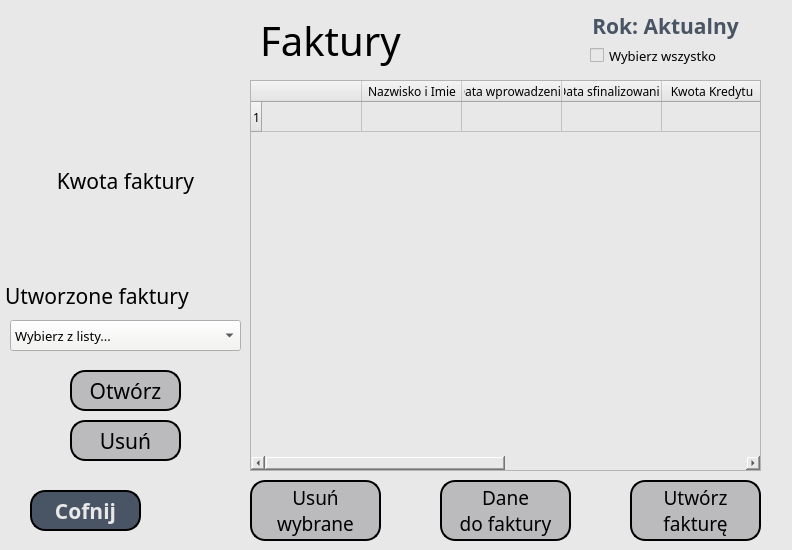
<?xml version="1.0" encoding="UTF-8"?>
<ui version="4.0">
 <class>Dialog</class>
 <widget class="QDialog" name="Dialog">
  <property name="geometry">
   <rect>
    <x>0</x>
    <y>0</y>
    <width>792</width>
    <height>550</height>
   </rect>
  </property>
  <property name="windowTitle">
   <string>Dialog</string>
  </property>
  <property name="styleSheet">
   <string notr="true">background-color: rgb(232, 232, 232);</string>
  </property>
  <widget class="QTableWidget" name="tableWidget">
   <property name="geometry">
    <rect>
     <x>250</x>
     <y>80</y>
     <width>511</width>
     <height>391</height>
    </rect>
   </property>
   <property name="font">
    <font>
     <family>Artifakt Element</family>
    </font>
   </property>
   <property name="editTriggers">
    <set>QAbstractItemView::NoEditTriggers</set>
   </property>
   <row>
    <property name="text">
     <string>1</string>
    </property>
    <property name="font">
     <font>
      <family>Artifakt Element</family>
     </font>
    </property>
   </row>
   <column>
    <property name="text">
     <string/>
    </property>
    <property name="font">
     <font>
      <family>Artifakt Element</family>
     </font>
    </property>
   </column>
   <column>
    <property name="text">
     <string>Nazwisko i Imie</string>
    </property>
    <property name="font">
     <font>
      <family>Artifakt Element</family>
     </font>
    </property>
   </column>
   <column>
    <property name="text">
     <string>Data wprowadzenia</string>
    </property>
    <property name="font">
     <font>
      <family>Artifakt Element</family>
     </font>
    </property>
   </column>
   <column>
    <property name="text">
     <string>Data sfinalizowania</string>
    </property>
    <property name="font">
     <font>
      <family>Artifakt Element</family>
     </font>
    </property>
   </column>
   <column>
    <property name="text">
     <string>Kwota Kredytu</string>
    </property>
    <property name="font">
     <font>
      <family>Artifakt Element</family>
     </font>
    </property>
   </column>
   <column>
    <property name="text">
     <string>Wynagrodzenie</string>
    </property>
    <property name="font">
     <font>
      <family>Artifakt Element</family>
     </font>
    </property>
   </column>
   <column>
    <property name="text">
     <string>Bank</string>
    </property>
    <property name="font">
     <font>
      <family>Artifakt Element</family>
     </font>
    </property>
   </column>
   <column>
    <property name="text">
     <string>Prowizja</string>
    </property>
    <property name="font">
     <font>
      <family>Artifakt Element</family>
     </font>
    </property>
   </column>
   <item row="0" column="1">
    <property name="text">
     <string/>
    </property>
    <property name="flags">
     <set>ItemIsEditable</set>
    </property>
   </item>
   <item row="0" column="2">
    <property name="text">
     <string/>
    </property>
    <property name="flags">
     <set>ItemIsSelectable|ItemIsEditable|ItemIsDragEnabled|ItemIsUserCheckable|ItemIsEnabled</set>
    </property>
   </item>
  </widget>
  <widget class="QLabel" name="label">
   <property name="geometry">
    <rect>
     <x>240</x>
     <y>10</y>
     <width>181</width>
     <height>61</height>
    </rect>
   </property>
   <property name="font">
    <font>
     <family>Artifakt Element</family>
     <pointsize>30</pointsize>
    </font>
   </property>
   <property name="text">
    <string>Faktury</string>
   </property>
   <property name="alignment">
    <set>Qt::AlignCenter</set>
   </property>
  </widget>
  <widget class="QLabel" name="label_2">
   <property name="geometry">
    <rect>
     <x>10</x>
     <y>160</y>
     <width>231</width>
     <height>41</height>
    </rect>
   </property>
   <property name="font">
    <font>
     <family>Artifakt Element</family>
     <pointsize>16</pointsize>
    </font>
   </property>
   <property name="text">
    <string>Kwota faktury</string>
   </property>
   <property name="alignment">
    <set>Qt::AlignCenter</set>
   </property>
  </widget>
  <widget class="QLabel" name="label_4">
   <property name="geometry">
    <rect>
     <x>10</x>
     <y>210</y>
     <width>231</width>
     <height>41</height>
    </rect>
   </property>
   <property name="font">
    <font>
     <family>Artifakt Element</family>
     <pointsize>16</pointsize>
    </font>
   </property>
   <property name="text">
    <string/>
   </property>
   <property name="alignment">
    <set>Qt::AlignCenter</set>
   </property>
  </widget>
  <widget class="QCheckBox" name="checkBox">
   <property name="geometry">
    <rect>
     <x>590</x>
     <y>40</y>
     <width>171</width>
     <height>31</height>
    </rect>
   </property>
   <property name="font">
    <font>
     <family>Artifakt Element</family>
     <pointsize>10</pointsize>
    </font>
   </property>
   <property name="text">
    <string>Wybierz wszystko</string>
   </property>
  </widget>
  <widget class="QPushButton" name="BackButton">
   <property name="geometry">
    <rect>
     <x>30</x>
     <y>490</y>
     <width>111</width>
     <height>41</height>
    </rect>
   </property>
   <property name="font">
    <font>
     <family>Artifakt Element</family>
     <pointsize>16</pointsize>
     <weight>75</weight>
     <bold>true</bold>
    </font>
   </property>
   <property name="styleSheet">
    <string notr="true">background-color: rgb(73, 84, 100);
border-color: rgb(0, 0, 0);
border: 2px solid;
border-radius: 15px;
color: rgb(232, 232, 232);</string>
   </property>
   <property name="text">
    <string>Cofnij</string>
   </property>
  </widget>
  <widget class="QPushButton" name="goToInvoiceDataButton">
   <property name="geometry">
    <rect>
     <x>440</x>
     <y>480</y>
     <width>131</width>
     <height>61</height>
    </rect>
   </property>
   <property name="font">
    <font>
     <family>Artifakt Element</family>
     <pointsize>14</pointsize>
     <weight>50</weight>
     <bold>false</bold>
    </font>
   </property>
   <property name="styleSheet">
    <string notr="true">background-color: rgb(187, 187, 190);
border-color: rgb(0, 0, 0);
border: 2px solid;
border-radius: 15px;</string>
   </property>
   <property name="text">
    <string>Dane
do faktury</string>
   </property>
  </widget>
  <widget class="QPushButton" name="deleteButton">
   <property name="geometry">
    <rect>
     <x>250</x>
     <y>480</y>
     <width>131</width>
     <height>61</height>
    </rect>
   </property>
   <property name="font">
    <font>
     <family>Artifakt Element</family>
     <pointsize>14</pointsize>
     <weight>50</weight>
     <bold>false</bold>
    </font>
   </property>
   <property name="styleSheet">
    <string notr="true">background-color: rgb(187, 187, 190);
border-color: rgb(0, 0, 0);
border: 2px solid;
border-radius: 15px;</string>
   </property>
   <property name="text">
    <string>Usuń
wybrane</string>
   </property>
  </widget>
  <widget class="QLabel" name="yearLabel">
   <property name="geometry">
    <rect>
     <x>570</x>
     <y>10</y>
     <width>191</width>
     <height>31</height>
    </rect>
   </property>
   <property name="font">
    <font>
     <family>Artifakt Element</family>
     <pointsize>16</pointsize>
     <weight>75</weight>
     <bold>true</bold>
    </font>
   </property>
   <property name="styleSheet">
    <string notr="true">color: rgb(73, 84, 100);</string>
   </property>
   <property name="text">
    <string>Rok: Aktualny</string>
   </property>
   <property name="alignment">
    <set>Qt::AlignCenter</set>
   </property>
   <property name="wordWrap">
    <bool>true</bool>
   </property>
  </widget>
  <widget class="QComboBox" name="comboBox">
   <property name="geometry">
    <rect>
     <x>10</x>
     <y>320</y>
     <width>231</width>
     <height>31</height>
    </rect>
   </property>
   <property name="font">
    <font>
     <family>Artifakt Element</family>
     <pointsize>10</pointsize>
    </font>
   </property>
   <property name="styleSheet">
    <string notr="true">background-color: rgb(244, 244, 242);</string>
   </property>
   <item>
    <property name="text">
     <string>Wybierz z listy...</string>
    </property>
   </item>
  </widget>
  <widget class="QPushButton" name="openInvoiceButton">
   <property name="geometry">
    <rect>
     <x>70</x>
     <y>370</y>
     <width>111</width>
     <height>41</height>
    </rect>
   </property>
   <property name="font">
    <font>
     <family>Artifakt Element</family>
     <pointsize>16</pointsize>
    </font>
   </property>
   <property name="styleSheet">
    <string notr="true">background-color: rgb(187, 187, 190);
border-color: rgb(0, 0, 0);
border: 2px solid;
border-radius: 15px;</string>
   </property>
   <property name="text">
    <string>Otwórz</string>
   </property>
  </widget>
  <widget class="QPushButton" name="createInvoiceButton">
   <property name="geometry">
    <rect>
     <x>630</x>
     <y>480</y>
     <width>131</width>
     <height>61</height>
    </rect>
   </property>
   <property name="font">
    <font>
     <family>Artifakt Element</family>
     <pointsize>14</pointsize>
     <weight>50</weight>
     <bold>false</bold>
    </font>
   </property>
   <property name="styleSheet">
    <string notr="true">background-color: rgb(187, 187, 190);
border-color: rgb(0, 0, 0);
border: 2px solid;
border-radius: 15px;</string>
   </property>
   <property name="text">
    <string>Utwórz
fakturę</string>
   </property>
  </widget>
  <widget class="QPushButton" name="deleteInvoiceButton">
   <property name="geometry">
    <rect>
     <x>70</x>
     <y>420</y>
     <width>111</width>
     <height>41</height>
    </rect>
   </property>
   <property name="font">
    <font>
     <family>Artifakt Element</family>
     <pointsize>16</pointsize>
     <weight>50</weight>
     <bold>false</bold>
    </font>
   </property>
   <property name="styleSheet">
    <string notr="true">background-color: rgb(187, 187, 190);
border-color: rgb(0, 0, 0);
border: 2px solid;
border-radius: 15px;</string>
   </property>
   <property name="text">
    <string>Usuń</string>
   </property>
  </widget>
  <widget class="QLabel" name="label_3">
   <property name="geometry">
    <rect>
     <x>5</x>
     <y>280</y>
     <width>241</width>
     <height>31</height>
    </rect>
   </property>
   <property name="font">
    <font>
     <family>Artifakt Element</family>
     <pointsize>16</pointsize>
    </font>
   </property>
   <property name="text">
    <string>Utworzone faktury</string>
   </property>
  </widget>
  <widget class="QLabel" name="label_5">
   <property name="geometry">
    <rect>
     <x>60</x>
     <y>20</y>
     <width>121</width>
     <height>121</height>
    </rect>
   </property>
   <property name="text">
    <string/>
   </property>
   <property name="pixmap">
    <pixmap>LogoSample_ByTailorBrands.png</pixmap>
   </property>
   <property name="scaledContents">
    <bool>true</bool>
   </property>
  </widget>
 </widget>
 <resources/>
 <connections/>
</ui>
